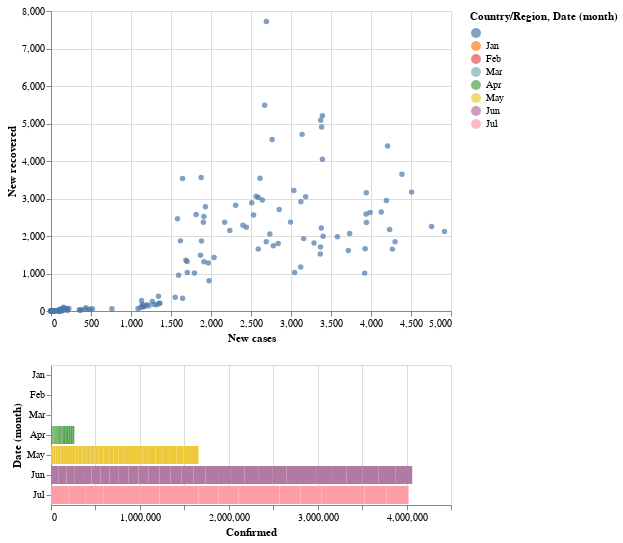

The cell this chart's notebook holds for it:
### Code cell
#New cases vs recovered in Saudia Arabia
##until may very few recoveries compared to new cases but ,starting from May daily
## recovrie start exceeding new cases , this is very good news.

brush = alt.selection(type='interval')

points = alt.Chart(SAUDIA).mark_circle().encode(
    x='New cases:Q',
    y='New recovered:Q',
    color=alt.condition(brush, 'Country/Region:N', alt.value('lightgray'))
).add_selection(
    brush
)

bars = alt.Chart(SAUDIA).mark_bar().encode(
    y='month(Date):N',
    color='month(Date):N',
    x='Confirmed:Q'
).transform_filter(
    brush
)

points & bars

### Figure 1 — Vega-Lite specification as saved in the notebook (floating-point values rounded to 4 significant figures; data arrays with more than 128 entries replaced by an {"elided": "..."} marker saying what was removed)
{"config": {"view": {"continuousWidth": 400, "continuousHeight": 300}}, "vconcat": [{"mark": "circle", "encoding": {"color": {"condition": {"type": "nominal", "field": "Country/Region", "selection": "selector009"}, "value": "lightgray"}, "x": {"type": "quantitative", "field": "New cases"}, "y": {"type": "quantitative", "field": "New recovered"}}, "selection": {"selector009": {"type": "interval"}}}, {"mark": "bar", "encoding": {"color": {"type": "nominal", "field": "Date", "timeUnit": "month"}, "x": {"type": "quantitative", "field": "Confirmed"}, "y": {"type": "nominal", "field": "Date", "timeUnit": "month"}}, "transform": [{"filter": {"selection": "selector009"}}]}], "data": {"name": "data-5b4aee13944a7aeea31b79f618997af4"}, "$schema": "https://vega.github.io/schema/vega-lite/v4.8.1.json", "datasets": {"data-5b4aee13944a7aeea31b79f618997af4": {"elided": "179 records"}}}
